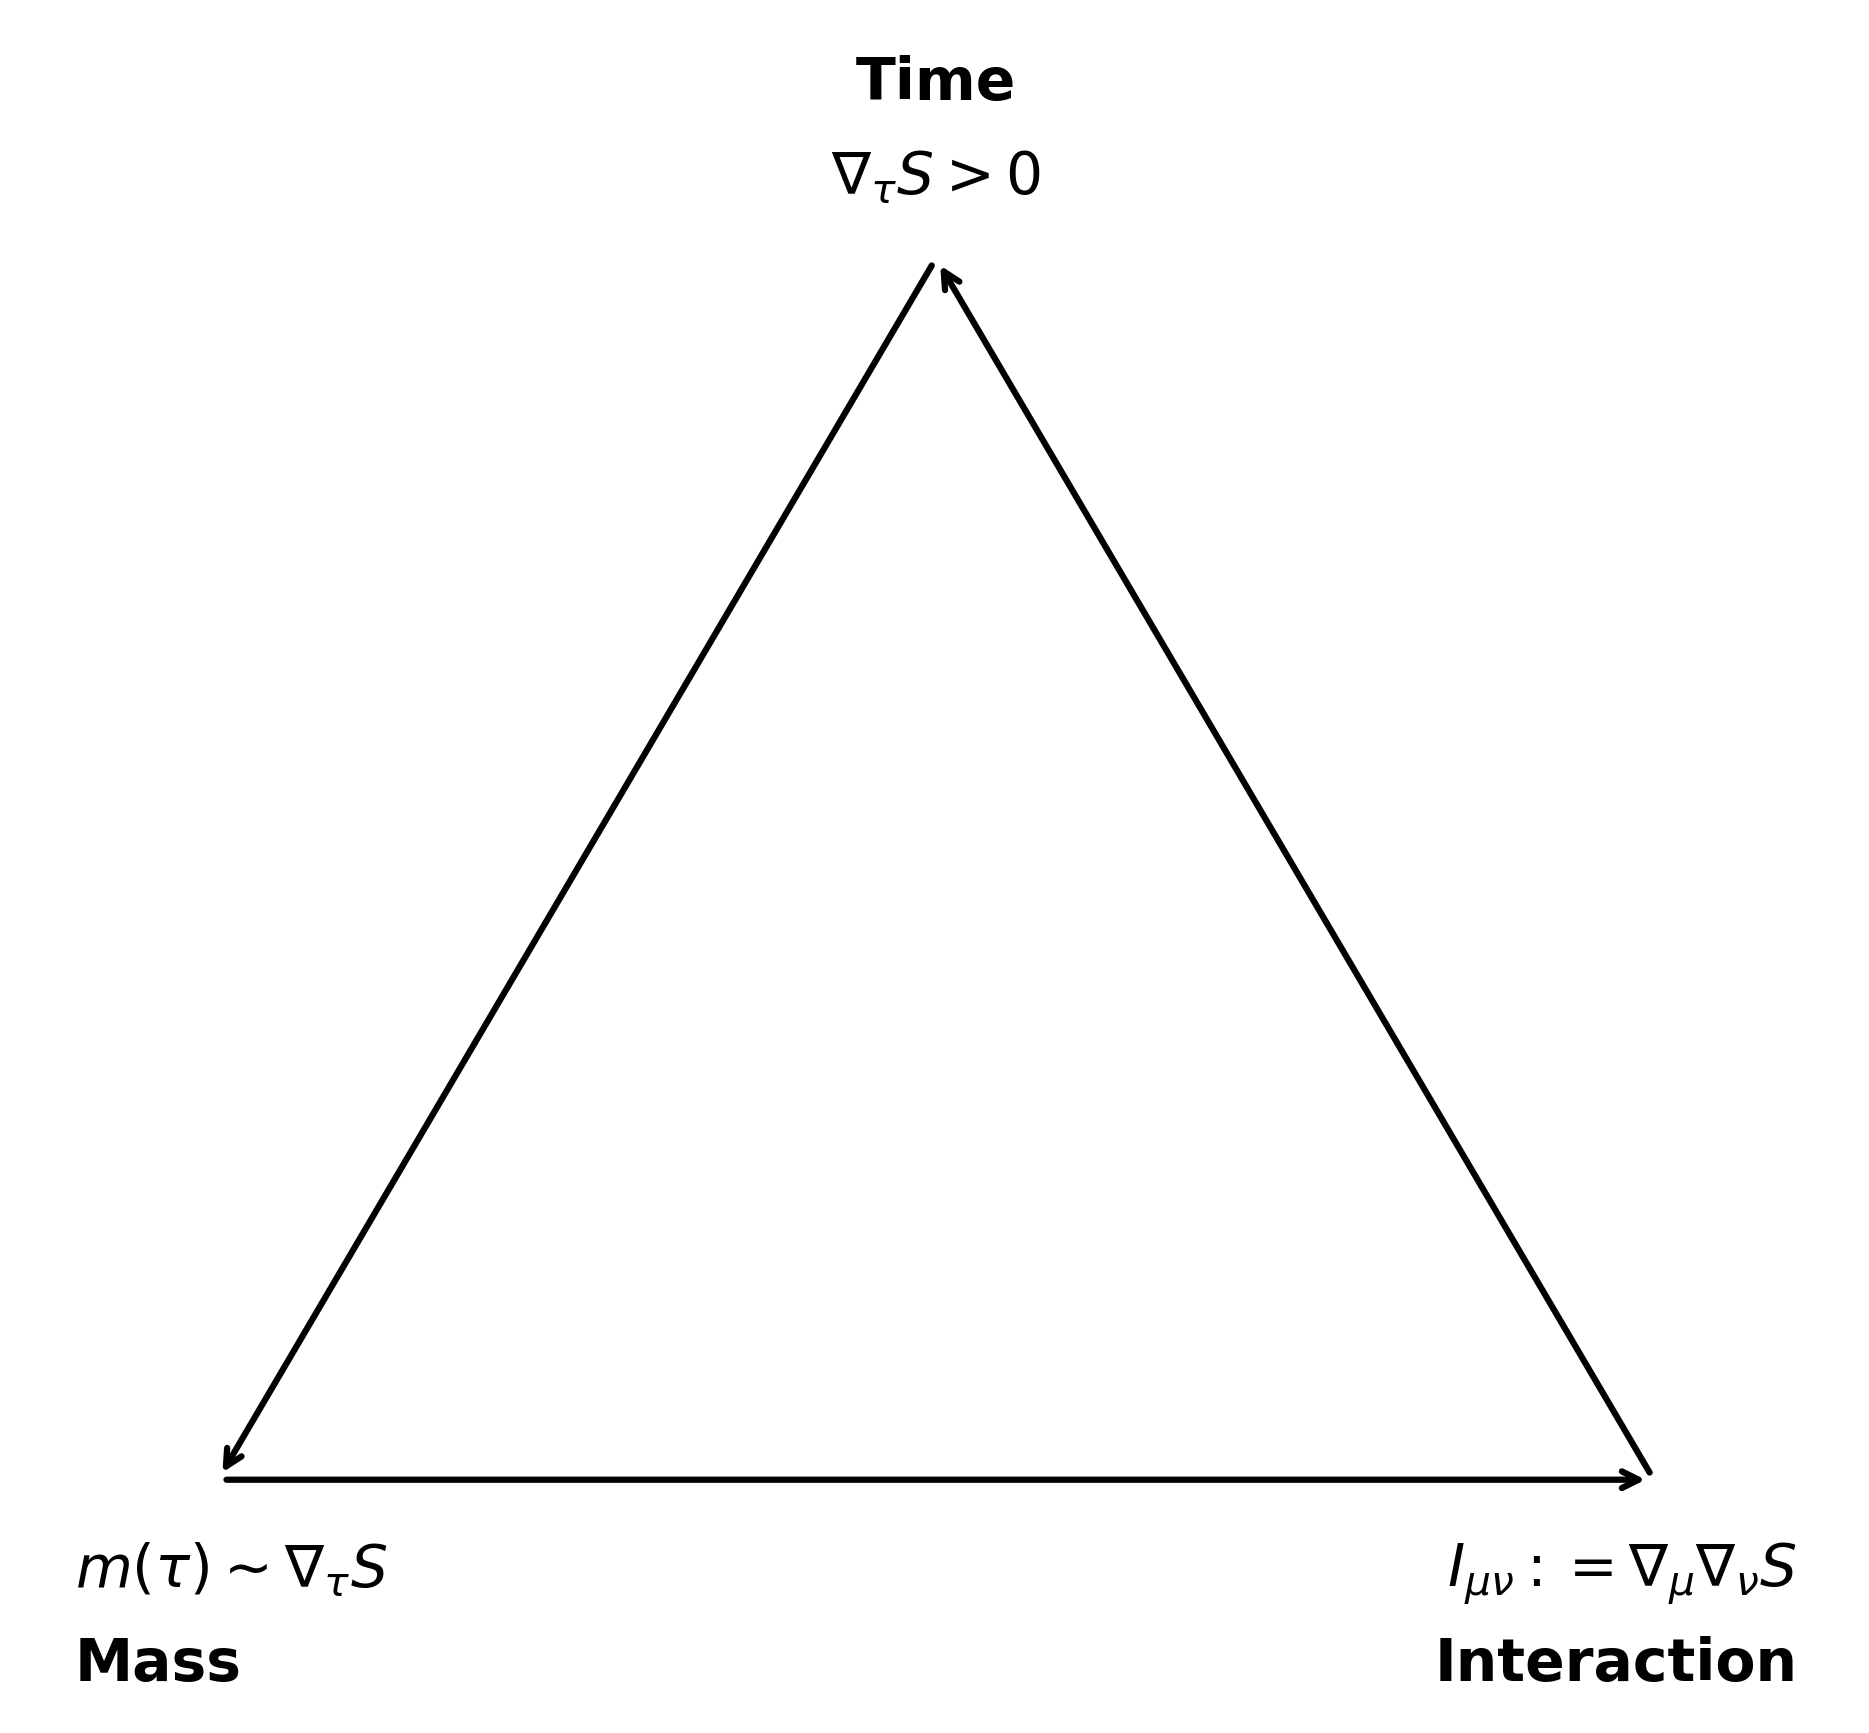

The script that drew this image:
import matplotlib.pyplot as plt
import numpy as np

# Triangle vertices
vertices = {
    "Time": (0.5, 1.0),
    "Mass": (0.0, 0.0),
    "Interaction": (1.0, 0.0)
}

# Definitions for each concept
definitions = {
    "Time": r"$\nabla_\tau S > 0$",
    "Mass": r"$m(\tau) \sim \nabla_\tau S$",
    "Interaction": r"$I_{\mu\nu} := \nabla_\mu \nabla_\nu S$"
}

# Create figure and axis
fig, ax = plt.subplots(figsize=(7, 6))
ax.set_xlim(-0.2, 1.2)
ax.set_ylim(-0.2, 1.2)
ax.axis('off')

# Arrow properties
arrow_props = dict(arrowstyle='->', color='black', linewidth=1.5)

# Triangle structure
points = list(vertices.values())

# Draw arrows (clockwise)
for i in range(3):
    start = points[i]
    end = points[(i + 1) % 3]
    ax.annotate("",
                xy=end, xycoords='data',
                xytext=start, textcoords='data',
                arrowprops=arrow_props)

# Labels and Formulae
ax.text(0.5, 1.12, "Time", fontsize=14, ha='center', va='bottom', fontweight='bold')
ax.text(0.5, 1.09, r"$\nabla_\tau S > 0$", fontsize=14, ha='center', va='top')

ax.text(-0.1, -0.175, "Mass", fontsize=14, ha='left', va='bottom', fontweight='bold')
ax.text(-0.1, -0.05, r"$m(\tau) \sim \nabla_\tau S$", fontsize=14, ha='left', va='top')

ax.text(1.1, -0.175, "Interaction", fontsize=14, ha='right', va='bottom', fontweight='bold')
ax.text(1.1, -0.05, r"$I_{\mu\nu} := \nabla_\mu \nabla_\nu S$", fontsize=14, ha='right', va='top')

# Title
# Layout and display
plt.tight_layout()
plt.show()
